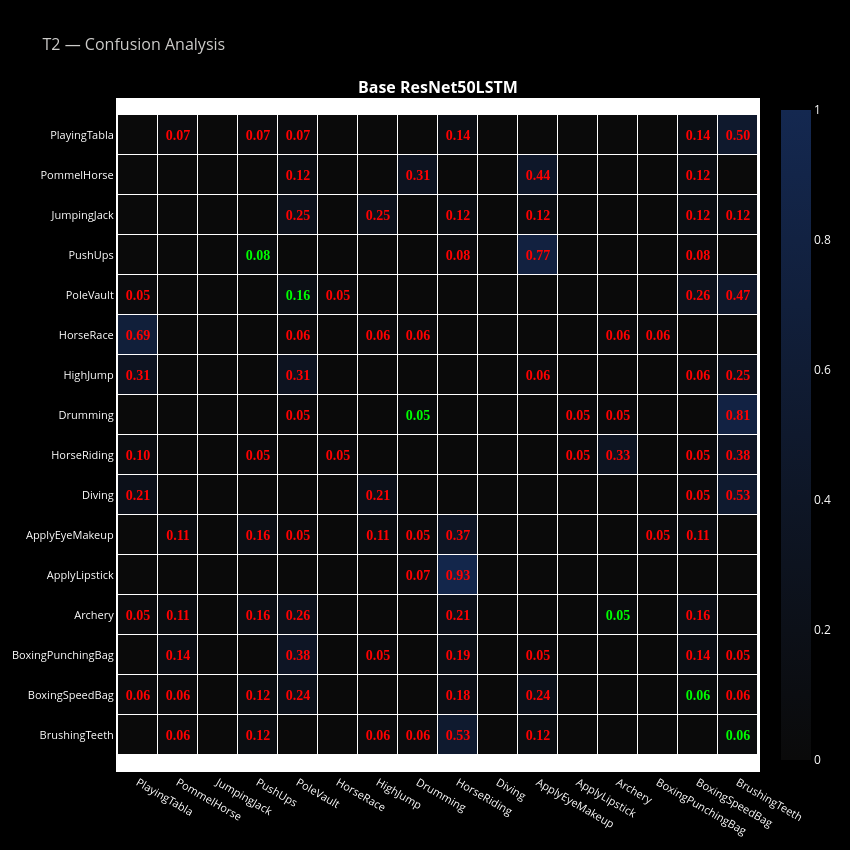

Notebook code for this chart:
### Code cell
plot_confusion({k: results_t2[k] for k in results_t2.keys() if "Base ResNet50LSTM" in k}, task_label="T2", global_class_names=class_names).show()

### Figure 1 — Plotly figure (JSON) as saved in the notebook; plotly's stock layout.template omitted (floating-point values rounded to 4 significant figures; data arrays with more than 128 entries replaced by an {"elided": "..."} marker saying what was removed)
{"data": [{"colorscale": [[0, "rgb(10,10,10)"], [1, "rgb(20, 40, 80)"]], "showscale": true, "text": {"elided": "16x16 str values"}, "textfont": {"family": "Arial Black", "size": 14}, "texttemplate": "%{text}", "type": "heatmap", "x": ["PlayingTabla", "PommelHorse", "JumpingJack", "PushUps", "PoleVault", "HorseRace", "HighJump", "Drumming", "HorseRiding", "Diving", "ApplyEyeMakeup", "ApplyLipstick", "Archery", "BoxingPunchingBag", "BoxingSpeedBag", "BrushingTeeth"], "xaxis": "x", "xgap": 1, "y": ["PlayingTabla", "PommelHorse", "JumpingJack", "PushUps", "PoleVault", "HorseRace", "HighJump", "Drumming", "HorseRiding", "Diving", "ApplyEyeMakeup", "ApplyLipstick", "Archery", "BoxingPunchingBag", "BoxingSpeedBag", "BrushingTeeth"], "yaxis": "y", "ygap": 1, "z": {"elided": "16x16 float values"}, "zmax": 1, "zmin": 0}], "layout": {"annotations": [{"font": {"size": 16}, "showarrow": false, "text": "<b>Base ResNet50LSTM</b>", "x": 0.5, "xanchor": "center", "xref": "paper", "y": 1, "yanchor": "bottom", "yref": "paper"}], "font": {"color": "white"}, "height": 850, "legend": {"bgcolor": "rgba(0,0,0,0)", "font": {"size": 12}, "orientation": "h", "x": 0.5, "xanchor": "center", "y": 1.12}, "paper_bgcolor": "black", "plot_bgcolor": "white", "title": {"font": {"color": "#cdccca", "size": 16}, "text": "T2 — Confusion Analysis"}, "width": 850, "xaxis": {"anchor": "y", "domain": [0, 1], "gridcolor": "rgba(255,255,255,0.1)", "linecolor": "white", "linewidth": 2, "mirror": true, "showline": true, "tickfont": {"color": "white", "size": 11}}, "yaxis": {"anchor": "x", "autorange": "reversed", "domain": [0, 1], "linecolor": "white", "linewidth": 2, "mirror": true, "scaleanchor": "x", "scaleratio": 1, "showline": true, "tickfont": {"color": "white", "size": 11}}}}
